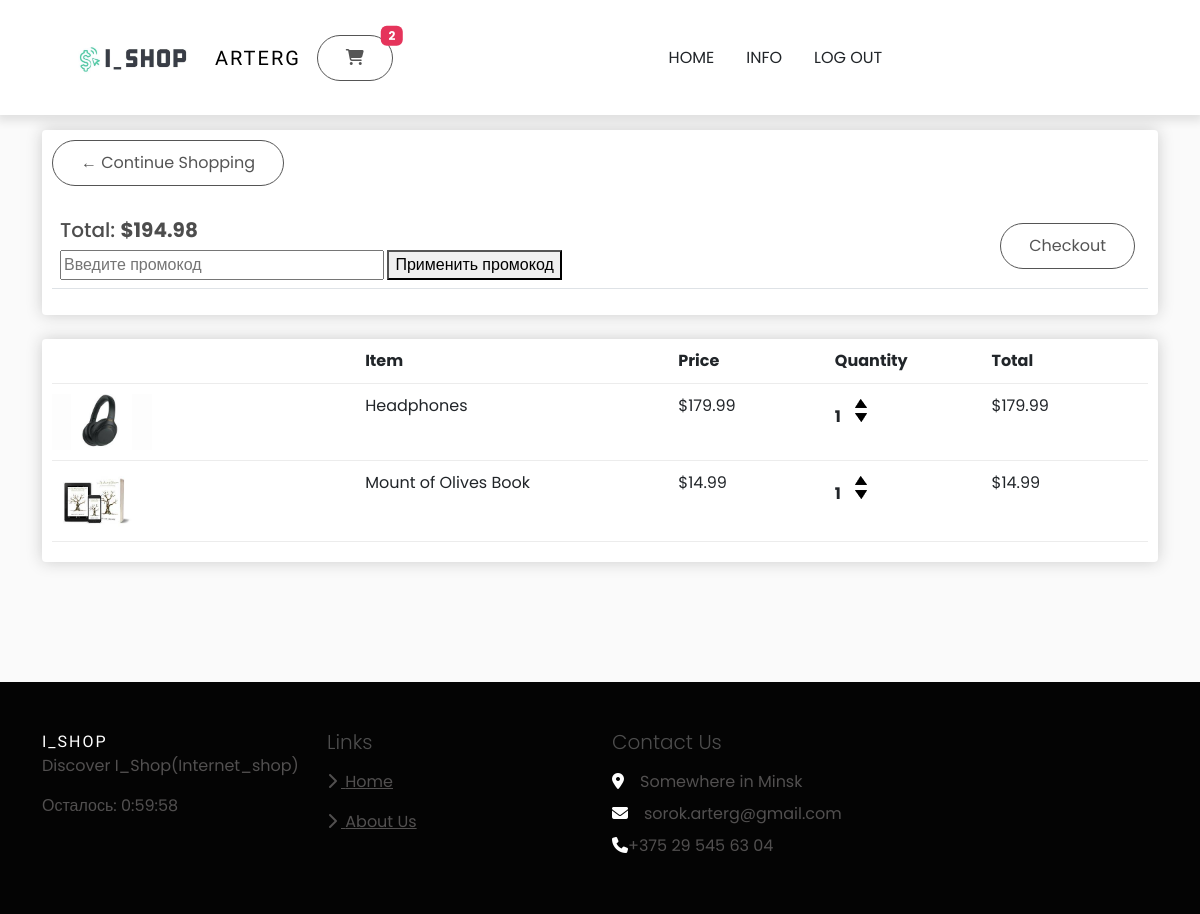
The app's page /cart/ (signed in), older data.
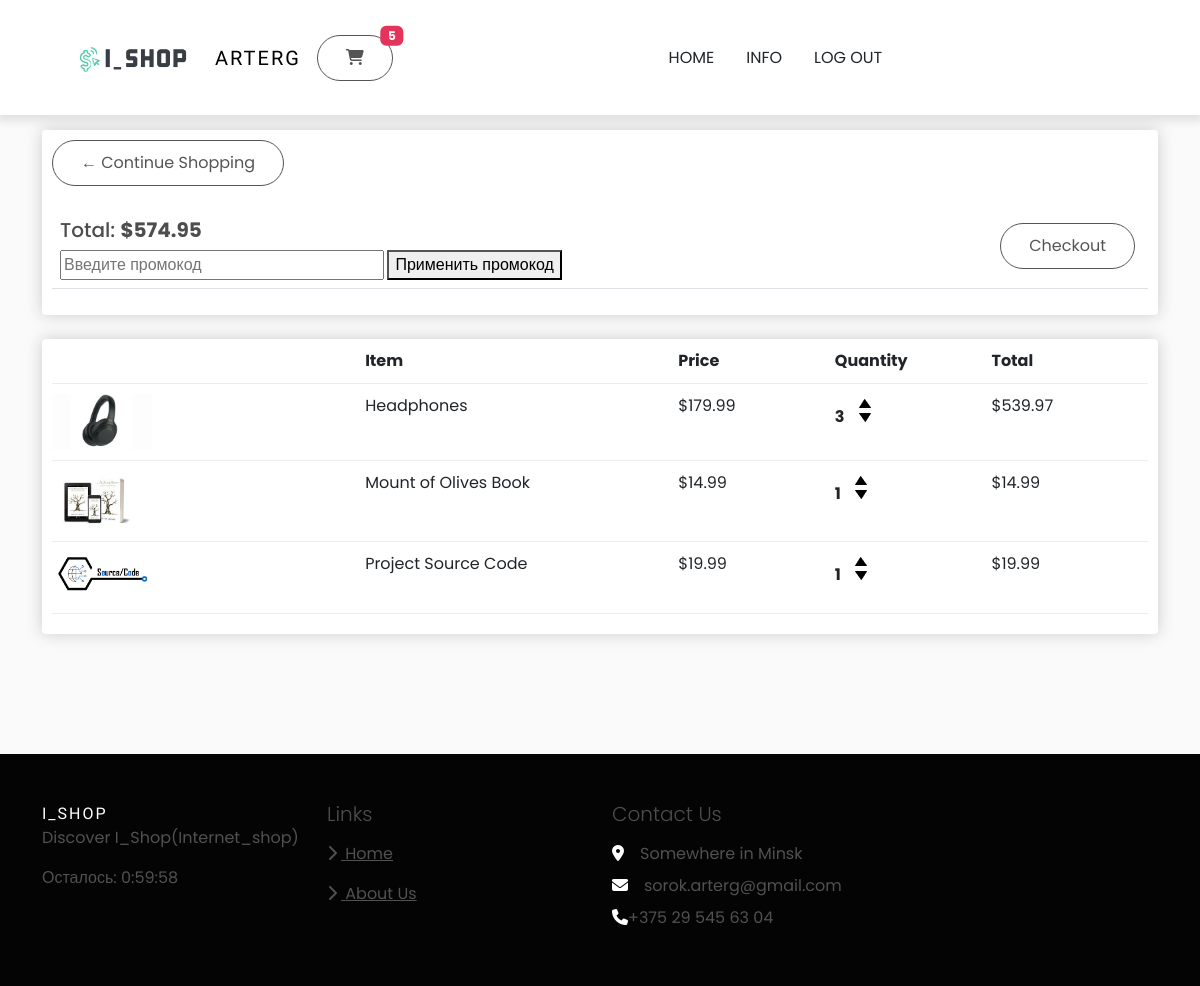
The same page, newer data.
### store/models.py (models this page shows, shortened)
class Order(models.Model):
    customer = models.ForeignKey(Customer, on_delete=models.CASCADE, blank=True, null=True)
    date_order = models.DateTimeField(auto_now_add=True)
    complete = models.BooleanField(default=False, null=True, blank=False)
    transaction_id = models.CharField(max_length=200, null=True)
    @property
    def get_cart_total(self):
        orderitems = self.orderitem_set.all()
        total = sum([item.get_total for item in orderitems])
        return total
    @property
    def get_cart_items(self):
        orderitems = self.orderitem_set.all()
        total = sum([item.quantity for item in orderitems])
        return total

class OrderItem(models.Model):
    product = models.ForeignKey(Product, on_delete=models.CASCADE, blank=True, null=True)
    order = models.ForeignKey(Order, on_delete=models.CASCADE, blank=True, null=True)
    quantity = models.IntegerField(default=0, null=True, blank=True)
    date_added = models.DateTimeField(auto_now_add=True)
    is_ready = models.BooleanField(default=False)
    @property
    def get_total(self):
        total = self.product.price * self.quantity
        return total

class Product(models.Model):
    category = models.ForeignKey(Category, related_name='items', on_delete=models.CASCADE)
    name = models.CharField(max_length=200, null=True)
    price = models.FloatField()
    digital = models.BooleanField(default=False, null=True, blank=False)
    image = models.ImageField(null=True, blank=True)
    is_sold = models.BooleanField(default=False)
    @property
    def imageURL(self):
        try:
            url = self.image.url
        except:
            url = ''
        return url

### store/views.py (the view, shortened to what this page needs)
# urls.py: path('cart/', views.cart, name="cart"),
def cart(request):
    if request.user.is_authenticated:
        customer = request.user.customer
        order, created = Order.objects.get_or_create(customer=customer, complete=False)
        items = order.orderitem_set.all()
        cartItems = order.get_cart_items
    context = {'items': items,
               'order': order,
               'cartItems': cartItems,
               'customer': customer}
    return render(request, 'store/cart.html', context)

### store/templates/store/cart.html (shortened to what this page needs)
{% extends 'store/base.html' %}
{% load static %}
{% block content %}
	<div class="row">
		<div class="col-lg-12">
			<div class="box-element">
				<a  class="btn btn-outline-dark" href="{% url 'store' %}">&#x2190; Continue Shopping</a>
				<br>
				<br>
				<table class="table">
					<tr>
						<th><h5>Total: <strong id="total-amount">${{order.get_cart_total|floatformat:2}}</strong></h5>
							<div>
							  <input type="text" id="promo-code-input" placeholder="Введите промокод">
							  <button id="promo-code-button">Применить промокод</button>
							</div>
						<th>
						<th>
							<a  style="float:right; margin:5px;" class="btn btn-success" href="{% url 'checkout' %}">Checkout</a>
						</th>
					</tr>
				</table>
			</div>
			<br>
			<div class="box-element">
				<div class="cart-row">
					<div style="flex:2"></div>
					<div style="flex:2"><strong>Item</strong></div>
					<div style="flex:1"><strong>Price</strong></div>
					<div style="flex:1"><strong>Quantity</strong></div>
					<div style="flex:1"><strong>Total</strong></div>
				</div>
				{% for item in items %}
				<div class="cart-row">
					<div style="flex:2"><img class="row-image" src="{{item.product.imageURL}}"></div>
					<div style="flex:2"><p>{{item.product.name}}</p></div>
					<div style="flex:1"><p>${{item.product.price|floatformat:2}}</p></div>
					<div style="flex:1">
						<p class="quantity">{{item.quantity}}</p>
						<div class="quantity">
							<img data-product="{{item.product.id}}" data-action="add" class="chg-quantity update-cart" src="{% static  'images/arrow-up.png' %}">
							<img data-product="{{item.product.id}}" data-action="remove" class="chg-quantity update-cart" src="{% static  'images/arrow-down.png' %}">
						</div>
					</div>
					<div style="flex:1"><p>${{item.get_total|floatformat:2}}</p></div>
				</div>
				{% endfor %}
			</div>
		</div>
	</div>
	<div class = "title text-center">
         </div>
     <div class = "title text-center">
         </div>
     <div class = "title text-center">
         </div>
     <div class = "title text-center">
         </div>
{% endblock content %}

### store/templates/store/base.html (shortened to what the changed rows need)
<!DOCTYPE html>
{% load static %}
<html>
<head>
    <link rel="stylesheet" href="https://cdnjs.cloudflare.com/ajax/libs/font-awesome/6.4.0/css/all.min.css" />
    <link href="https://cdn.jsdelivr.net/npm/bootstrap@5.3.0-alpha3/dist/css/bootstrap.min.css" rel="stylesheet">
	<link rel="stylesheet" type="text/css" href="{% static 'css/style.css' %}">
    <link rel="stylesheet" type="text/css" href="{% static 'css/main.css' %}">
</head>
<body>
    <nav class = "navbar navbar-expand-lg navbar-light bg-white py-4 fixed-top">
        <div class = "container">
            {% if request.user.is_authenticated %}
                <a  href="{% url 'cart' %}">
                    <button type = "button" class = "btn position-relative " >
                        <i class="fa-solid fa-cart-shopping fa-beat"></i>
                        <span class = "position-absolute top-0 start-100 translate-middle badge bg-primary">{{cartItems}}</span>
                    </button>
                </a>
            {% endif %}
        </div>
    </nav>
     <div class="container">
         <br>
         {% block content %}
         {% endblock content %}
         <br>
        </div>
</body>
</html>

Row changes from the older to the newer data that the page shows:
changed through a linked row, Order: get_cart_total "194.98" → "574.95"
changed OrderItem "Headphones": quantity "1" → "3"; get_total "179.99" → "539.97"
added OrderItem: product.imageURL (picture), product.name "Project Source Code", product.price "19.99", quantity "1", get_total "19.99"
Text that changed along with them:
{{ cartItems }}: "2" → "5"
